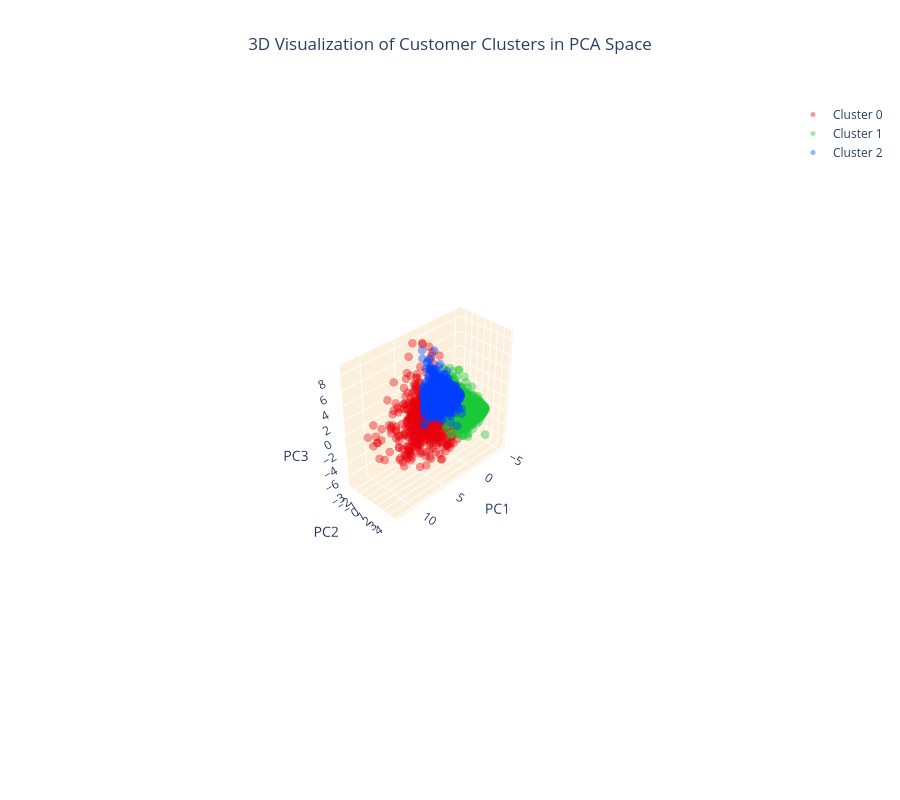

Write notebook code for a chart like this one.
### Code cell
# Create separate data frames for each cluster
cluster_0 = customer_data_pca[customer_data_pca['cluster'] == 0]
cluster_1 = customer_data_pca[customer_data_pca['cluster'] == 1]
cluster_2 = customer_data_pca[customer_data_pca['cluster'] == 2]

# Create a 3D scatter plot
fig = go.Figure()

# Add data points for each cluster separately and specify the color
fig.add_trace(go.Scatter3d(x=cluster_0['PC1'], y=cluster_0['PC2'], z=cluster_0['PC3'], 
                           mode='markers', marker=dict(color=colors[0], size=5, opacity=0.4), name='Cluster 0'))
fig.add_trace(go.Scatter3d(x=cluster_1['PC1'], y=cluster_1['PC2'], z=cluster_1['PC3'], 
                           mode='markers', marker=dict(color=colors[1], size=5, opacity=0.4), name='Cluster 1'))
fig.add_trace(go.Scatter3d(x=cluster_2['PC1'], y=cluster_2['PC2'], z=cluster_2['PC3'], 
                           mode='markers', marker=dict(color=colors[2], size=5, opacity=0.4), name='Cluster 2'))

# Set the title and layout details
fig.update_layout(
    title=dict(text='3D Visualization of Customer Clusters in PCA Space', x=0.5),
    scene=dict(
        xaxis=dict(backgroundcolor="#fcf0dc", gridcolor='white', title='PC1'),
        yaxis=dict(backgroundcolor="#fcf0dc", gridcolor='white', title='PC2'),
        zaxis=dict(backgroundcolor="#fcf0dc", gridcolor='white', title='PC3'),
    ),
    width=900,
    height=800
)

# Show the plot
fig.show()

### Figure 1 — Plotly figure (JSON) as saved in the notebook; plotly's stock layout.template omitted (floating-point values rounded to 4 significant figures; data arrays with more than 128 entries replaced by an {"elided": "..."} marker saying what was removed)
{"data": [{"marker": {"color": "#e8000b", "opacity": 0.4, "size": 5}, "mode": "markers", "name": "Cluster 0", "type": "scatter3d", "x": {"elided": "736 float values"}, "y": {"elided": "736 float values"}, "z": {"elided": "736 float values"}}, {"marker": {"color": "#1ac938", "opacity": 0.4, "size": 5}, "mode": "markers", "name": "Cluster 1", "type": "scatter3d", "x": {"elided": "1656 float values"}, "y": {"elided": "1656 float values"}, "z": {"elided": "1656 float values"}}, {"marker": {"color": "#023eff", "opacity": 0.4, "size": 5}, "mode": "markers", "name": "Cluster 2", "type": "scatter3d", "x": {"elided": "1675 float values"}, "y": {"elided": "1675 float values"}, "z": {"elided": "1675 float values"}}], "layout": {"height": 800, "scene": {"aspectmode": "auto", "aspectratio": {"x": 1.366, "y": 0.5978, "z": 1.225}, "camera": {"center": {"x": 0, "y": 0, "z": 0}, "eye": {"x": 3.665, "y": 3.665, "z": 3.665}, "projection": {"type": "perspective"}, "up": {"x": 0, "y": 0, "z": 1}}, "xaxis": {"backgroundcolor": "#fcf0dc", "gridcolor": "white", "title": {"text": "PC1"}, "type": "linear"}, "yaxis": {"backgroundcolor": "#fcf0dc", "gridcolor": "white", "title": {"text": "PC2"}, "type": "linear"}, "zaxis": {"backgroundcolor": "#fcf0dc", "gridcolor": "white", "title": {"text": "PC3"}, "type": "linear"}}, "title": {"text": "3D Visualization of Customer Clusters in PCA Space", "x": 0.5}, "width": 900}}
